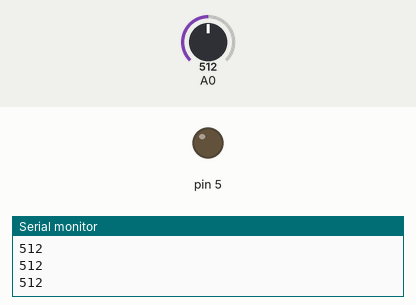
Simulated run of this sketch. Board: Arduino Uno, built with avr-gcc and run on an emulated ATmega328P. Parts: output pins drawn as LEDs (lit = HIGH), the last lines printed to the serial monitor. The test bench sets the inputs (shaded band); at power-on: A0 = 512.

Above: at 1.2 s.
1.3 s: A0 set to 781
2.8 s: A0 set to 813
At 3.2 s:
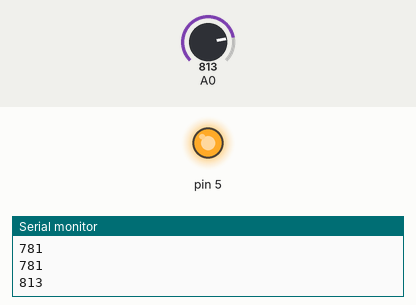
4.3 s: A0 set to 790
At 6.0 s:
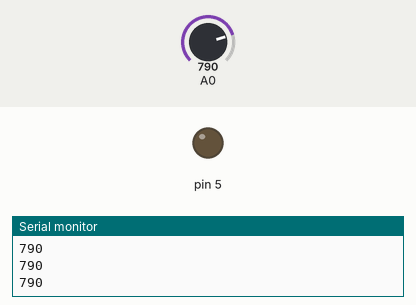
6.4 s: A0 set to 810
At 7.4 s:
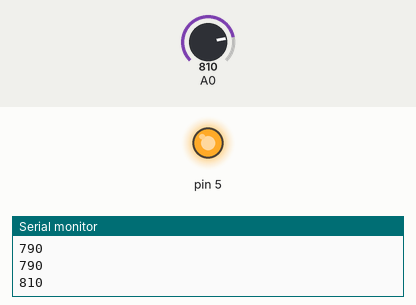
Timing chart, 0 to 8.9 s (numbered marks = the images above; inputs shaded):
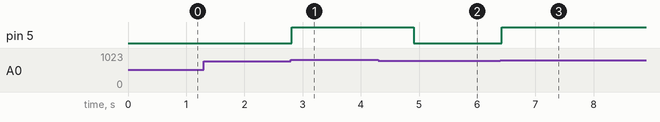

Measured:
- the behaviour switches between 799 and 800 on A0 (found by bisection; images 0 and 1)
- after the input at 2.8 s, pin 5: LOW → HIGH at once
- after the input at 4.3 s, pin 5: HIGH → LOW after 0.61 s
- after the input at 6.4 s, pin 5: LOW → HIGH at once

The sketch:

22Sound1.ino
```cpp
/*
 * Generated using BlocklyDuino:
 *
 * https://github.com/MediaTek-Labs/BlocklyDuino-for-LinkIt
 *
 * Date: Wed, 13 Oct 2021 00:17:35 GMT
 */
/*  部份程式由吉哥積木產生  */
/*  https://sites.google.com/jes.mlc.edu.tw/ljj/linkit7697  */


void setup()
{
  Serial.begin(9600);


  pinMode(5, OUTPUT);
}


void loop()
{
  Serial.println(analogRead(A0));
  if (analogRead(A0) >= 800) {
    digitalWrite(5, HIGH);
    delay(2000);
  } else {
    digitalWrite(5, LOW);
  }
  delay(100);
}
```
